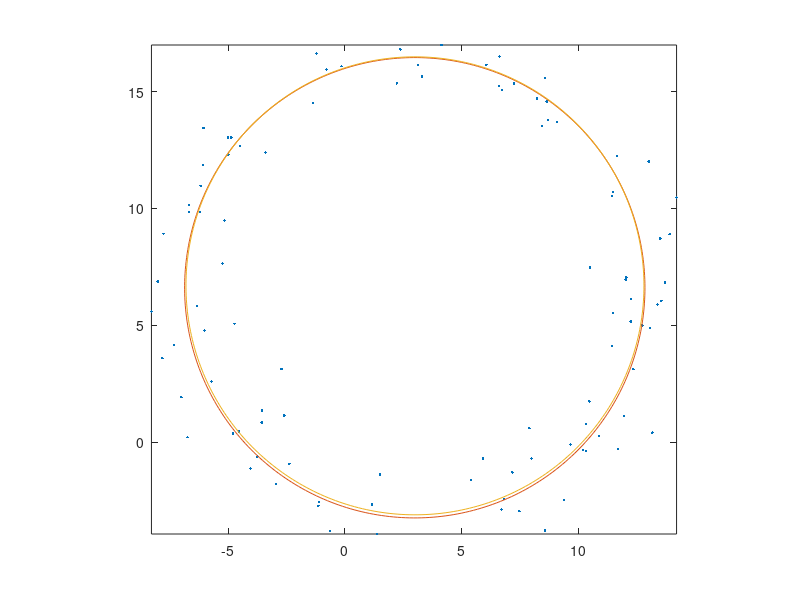

This figure's MATLAB source:
function hw()
load circleData.txt
x=circleData(:,1);
y=circleData(:,2);
[t,s]=size(x);
A=ones(t,3);
A(:,1)=x.*2;
A(:,2)=y.*2;
B=ones(size(x));
B(:)=x.*x+y.*y;
theda=A\B;
a=theda(1);
b=theda(2);
r=sqrt(theda(3)+b*b+a*a);
t=linspace(0, 2*pi, 360);
cx=a+r*cos(t);
cy=b+r*sin(t);
theta0=[a,b,r];
min_theda=fminsearch(@errorMeasure,theta0,[]);
	function squaredError=errorMeasure(temp)
		%x=data(:,1);
		%y=data(:,2);
		z = sqrt((x-temp(1)).^2+(y-temp(2)).^2)-temp(3);
		squaredError=sum(z.^2);
	end
[a,b,r];
min_theda;
min_x=min_theda(1)+min_theda(3)*cos(t);
min_y=min_theda(2)+min_theda(3)*sin(t);
plot(x,y,'.',cx,cy,min_x,min_y);
axis image
end
